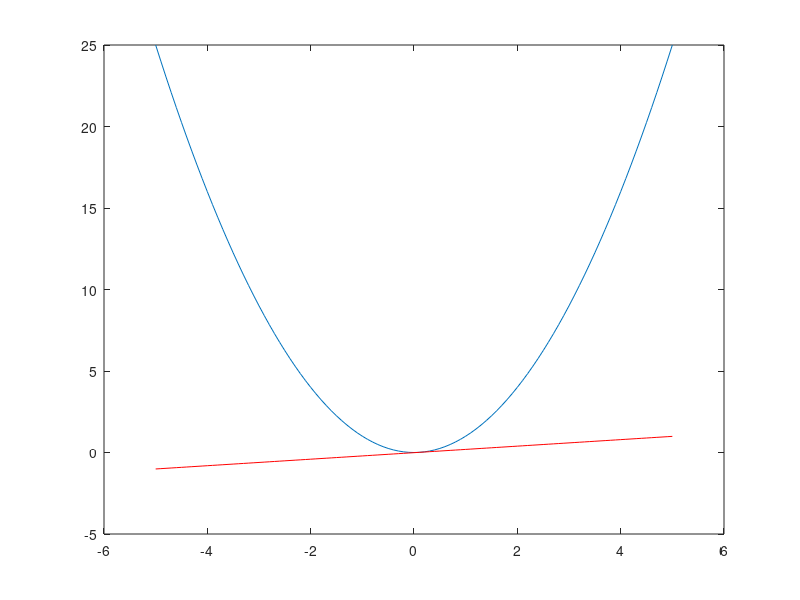

The MATLAB script that drew this image: (Note: this script raises an error after producing the figure.)
figure;
x=-5:.1:5;
for n=1:40
    F1(n)=getframe;
    plot(x,x.^2,x,2*(n/10)*x-(n/10)^2,'r');
    xlable('x','FontSize',15);
    ylable('y','FontSize',15);
    axis([-5 5 -5 25]);
    title('Tangent line to a curve','FontSize',15);
    F1(n)=getframe;
end
movie(F1,5,5)